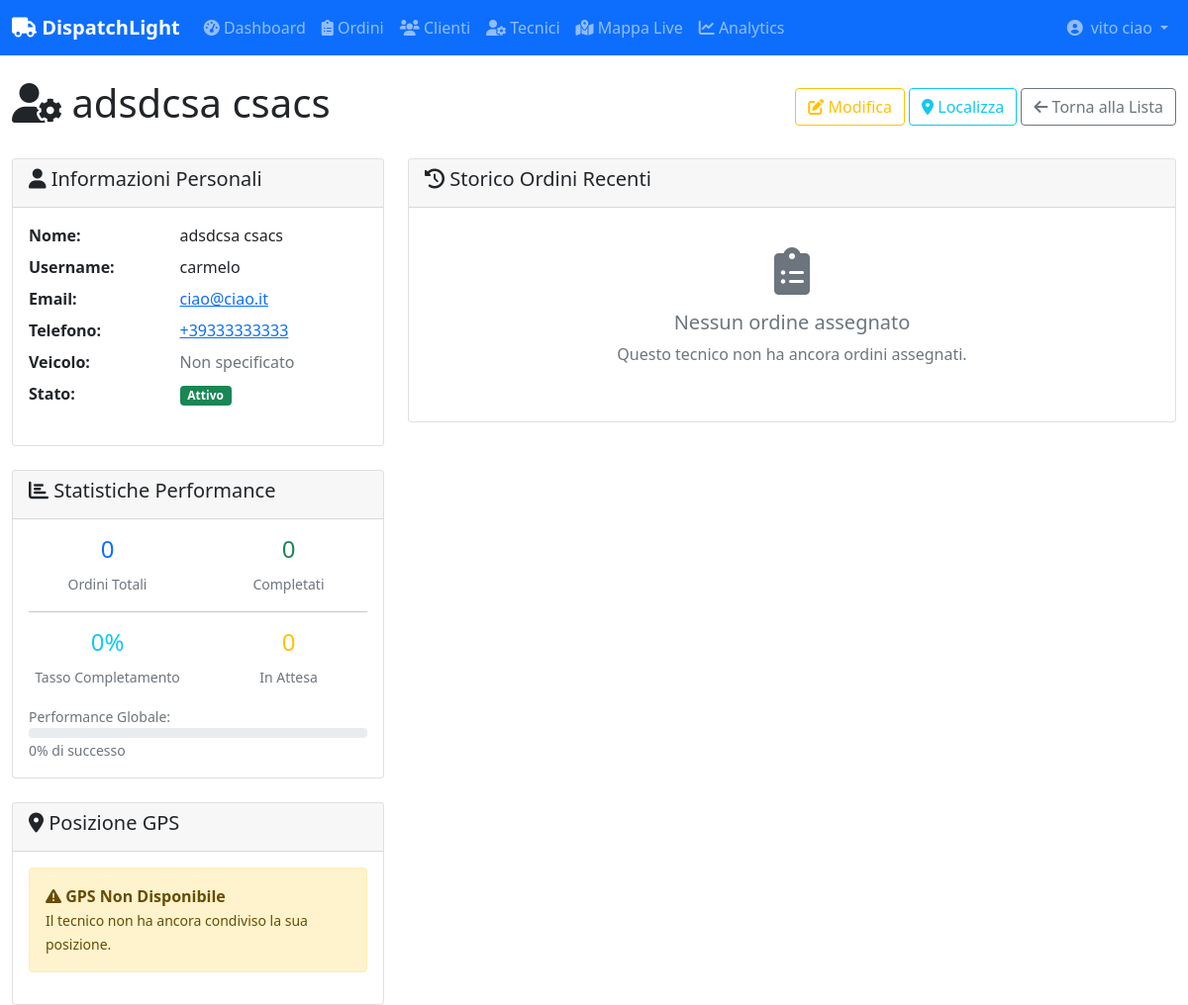
The page /technicians/7/ (signed in) on the database as committed earlier.
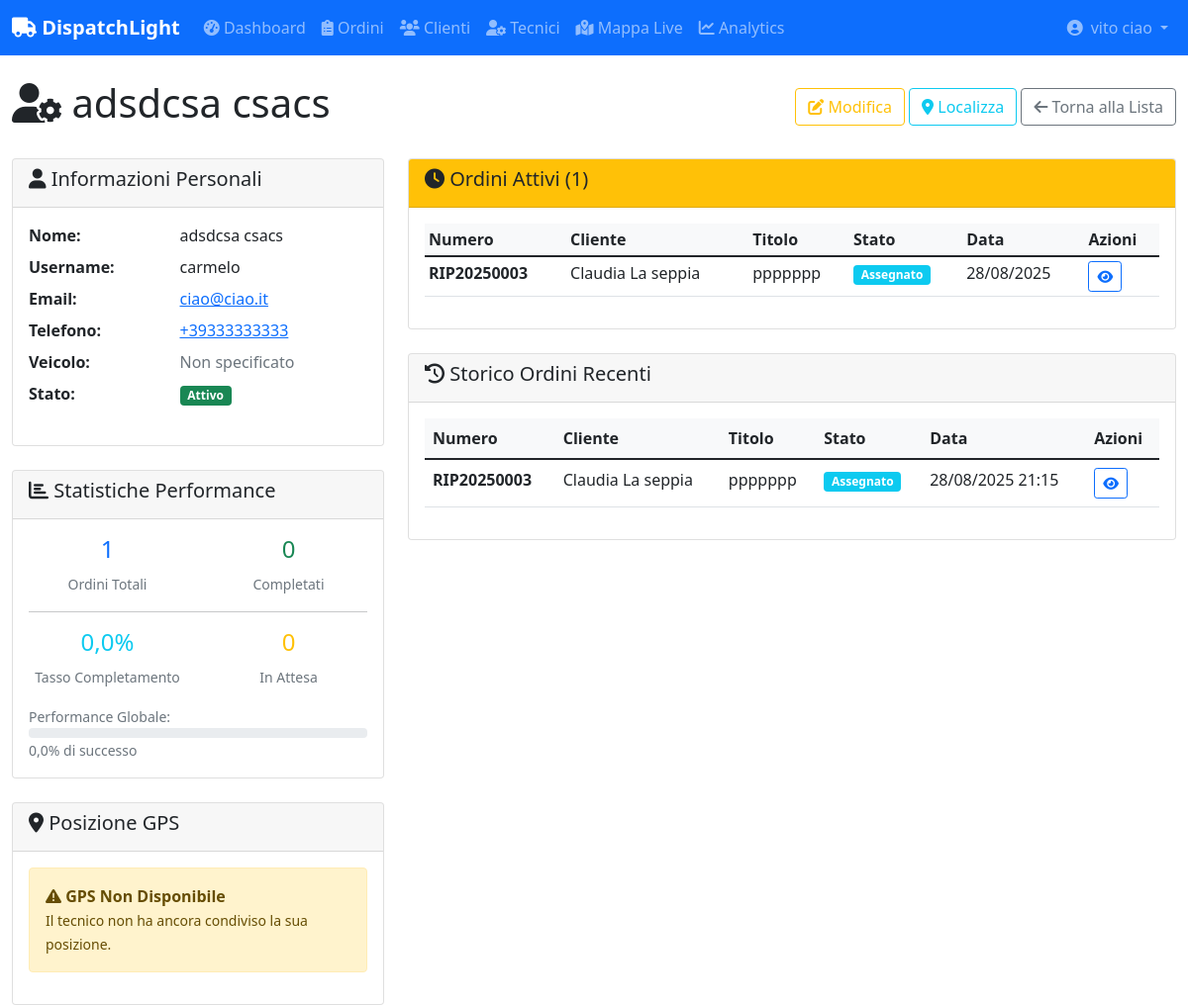
The same page on the database as committed later.
### core/models.py (models this page shows, shortened)
class WorkOrder(models.Model):
    STATUS_CHOICES = [
        ('PENDING', 'Da Assegnare'),
        ('ASSIGNED', 'Assegnato'),
        ('EN_ROUTE', 'In Viaggio'),
        ('ON_SITE', 'Sul Posto'),
        ('COMPLETED', 'Completato'),
        ('CANCELLED', 'Annullato'),
    ]
    PRIORITY_CHOICES = [
        ('LOW', 'Bassa'),
        ('NORMAL', 'Normale'),
        ('HIGH', 'Alta'),
        ('URGENT', 'Urgente'),
    ]
    id = models.UUIDField(primary_key=True, default=uuid.uuid4, editable=False)
    order_number = models.CharField(max_length=20, unique=True)
    company = models.ForeignKey(Company, on_delete=models.CASCADE, related_name='work_orders')
    customer = models.ForeignKey(Customer, on_delete=models.CASCADE, related_name='work_orders')
    technician = models.ForeignKey(Technician, on_delete=models.SET_NULL, blank=True, null=True, related_name='work_orders')
    service_type = models.ForeignKey(ServiceType, on_delete=models.SET_NULL, blank=True, null=True)
    title = models.CharField(max_length=200)
    description = models.TextField()
    status = models.CharField(max_length=20, choices=STATUS_CHOICES, default='PENDING')
    priority = models.CharField(max_length=10, choices=PRIORITY_CHOICES, default='NORMAL')
    scheduled_date = models.DateTimeField(blank=True, null=True)
    estimated_duration_minutes = models.PositiveIntegerField(default=60)
    created_at = models.DateTimeField(auto_now_add=True)
    assigned_at = models.DateTimeField(blank=True, null=True)
    started_at = models.DateTimeField(blank=True, null=True)  # Quando il tecnico arriva
    completed_at = models.DateTimeField(blank=True, null=True)
    service_address = models.TextField()
    service_latitude = models.DecimalField(max_digits=10, decimal_places=8, blank=True, null=True)
    service_longitude = models.DecimalField(max_digits=11, decimal_places=8, blank=True, null=True)
    technician_notes = models.TextField(blank=True, null=True)
    work_performed = models.TextField(blank=True, null=True)
    materials_used = models.TextField(blank=True, null=True)
    estimated_price = models.DecimalField(max_digits=10, decimal_places=2, blank=True, null=True)
    final_price = models.DecimalField(max_digits=10, decimal_places=2, blank=True, null=True)
    class Meta:
        ordering = ['-created_at']

class Customer(models.Model):
    company = models.ForeignKey(Company, on_delete=models.CASCADE, related_name='customers')
    name = models.CharField(max_length=200)
    phone = PhoneNumberField()
    email = models.EmailField(blank=True, null=True)
    address = models.TextField()
    latitude = models.DecimalField(max_digits=10, decimal_places=8, blank=True, null=True)
    longitude = models.DecimalField(max_digits=11, decimal_places=8, blank=True, null=True)
    notes = models.TextField(blank=True, null=True)
    created_at = models.DateTimeField(auto_now_add=True)

### core/views.py (the view)
# urls.py: path('technicians/<int:pk>/', views.TechnicianDetailView.as_view(), name='technician_detail'),
class TechnicianDetailView(LoginRequiredMixin, DetailView):
    model = Technician
    template_name = 'core/technician_detail.html'
    context_object_name = 'technician'
    def get_queryset(self):
        company = get_user_company(self.request.user)
        if company:
            return Technician.objects.filter(company=company)
        return Technician.objects.none()
    def get_context_data(self, **kwargs):
        context = super().get_context_data(**kwargs)
        context['recent_orders'] = self.object.work_orders.order_by('-created_at')[:10]
        context['active_orders'] = self.object.work_orders.exclude(
            status__in=['COMPLETED', 'CANCELLED']
        ).order_by('-created_at')
        total_orders = self.object.work_orders.count()
        completed_orders = self.object.work_orders.filter(status='COMPLETED').count()
        completion_rate = (completed_orders / total_orders * 100) if total_orders > 0 else 0
        context.update({
            'total_orders': total_orders,
            'completed_orders': completed_orders,
            'completion_rate': round(completion_rate, 1),
            'pending_orders': self.object.work_orders.filter(status='PENDING').count(),
        })
        return context

### core/views.py (called while the page is built)
def get_user_company(user):
    try:
        return user.owned_companies.first() or \
               Technician.objects.get(user=user).company
    except:
        return None

### templates/core/technician_detail.html (shortened to what the changed rows need)
{% extends 'base.html' %}
{% block content %}
<div class="row">
    <div class="col-12">
        <div class="d-flex justify-content-between align-items-center mb-4">
            <h1><i class="fas fa-user-cog"></i> {{ technician.user.get_full_name }}</h1>
        </div>
    </div>
</div>
<div class="row">
    <div class="col-lg-4">
        <div class="card mt-4">
            <div class="card-body">
                <div class="row text-center">
                    <div class="col-6">
                        <h4 class="text-primary">{{ total_orders }}</h4>
                        <small class="text-muted">Ordini Totali</small>
                    </div>
                </div>
                <div class="row text-center">
                    <div class="col-6">
                        <h4 class="text-info">{{ completion_rate }}%</h4>
                        <small class="text-muted">Tasso Completamento</small>
                    </div>
                </div>
                <div class="mt-3">
                    <label class="small text-muted">Performance Globale:</label>
                    <div class="progress" style="height: 10px;">
                    </div>
                    <small class="text-muted">{{ completion_rate }}% di successo</small>
                </div>
            </div>
        </div>
    </div>
    <div class="col-lg-8">
        {% if active_orders %}
        <div class="card mb-4">
            <div class="card-header bg-warning text-dark">
                <h5><i class="fas fa-clock"></i> Ordini Attivi ({{ active_orders|length }})</h5>
            </div>
            <div class="card-body">
                <div class="table-responsive">
                    <table class="table table-sm table-hover">
                        <thead>
                            <tr>
                                <th>Numero</th>
                                <th>Cliente</th>
                                <th>Titolo</th>
                                <th>Stato</th>
                                <th>Data</th>
                                <th>Azioni</th>
                            </tr>
                        </thead>
                        <tbody>
                            {% for order in active_orders %}
                            <tr>
                                <td><strong>{{ order.order_number }}</strong></td>
                                <td>{{ order.customer.name }}</td>
                                <td>{{ order.title|truncatechars:30 }}</td>
                                <td>
                                    {% if order.status == 'PENDING' %}
                                        <span class="badge bg-warning">Da Assegnare</span>
                                    {% elif order.status == 'ASSIGNED' %}
                                        <span class="badge bg-info">Assegnato</span>
                                    {% elif order.status == 'EN_ROUTE' %}
                                        <span class="badge bg-primary">In Viaggio</span>
                                    {% elif order.status == 'ON_SITE' %}
                                        <span class="badge bg-secondary">Sul Posto</span>
                                    {% endif %}
                                </td>
                                <td>{{ order.created_at|date:"d/m/Y" }}</td>
                                <td>
                                    <a href="{% url 'core:order_detail' order.pk %}" class="btn btn-sm btn-outline-primary">
                                        <i class="fas fa-eye"></i>
                                    </a>
                                </td>
                            </tr>
                            {% endfor %}
                        </tbody>
                    </table>
                </div>
            </div>
        </div>
        {% endif %}
        <div class="card">
            <div class="card-body">
                {% if recent_orders %}
                <div class="table-responsive">
                    <table class="table table-hover">
                        <thead>
                            <tr>
                                <th>Numero</th>
                                <th>Cliente</th>
                                <th>Titolo</th>
                                <th>Stato</th>
                                <th>Data</th>
                                <th>Azioni</th>
                            </tr>
                        </thead>
                        <tbody>
                            {% for order in recent_orders %}
                            <tr>
                                <td><strong>{{ order.order_number }}</strong></td>
                                <td>{{ order.customer.name }}</td>
                                <td>{{ order.title|truncatechars:40 }}</td>
                                <td>
                                    {% if order.status == 'PENDING' %}
                                        <span class="badge bg-warning">Da Assegnare</span>
                                    {% elif order.status == 'ASSIGNED' %}
                                        <span class="badge bg-info">Assegnato</span>
                                    {% elif order.status == 'EN_ROUTE' %}
                                        <span class="badge bg-primary">In Viaggio</span>
                                    {% elif order.status == 'ON_SITE' %}
                                        <span class="badge bg-secondary">Sul Posto</span>
                                    {% elif order.status == 'COMPLETED' %}
                                        <span class="badge bg-success">Completato</span>
                                    {% elif order.status == 'CANCELLED' %}
                                        <span class="badge bg-danger">Annullato</span>
                                    {% endif %}
                                </td>
                                <td>{{ order.created_at|date:"d/m/Y H:i" }}</td>
                                <td>
                                    <a href="{% url 'core:order_detail' order.pk %}" class="btn btn-sm btn-outline-primary">
                                        <i class="fas fa-eye"></i>
                                    </a>
                                </td>
                            </tr>
                            {% endfor %}
                        </tbody>
                    </table>
                </div>
                {% else %}
                <div class="text-center py-4">
                    <i class="fas fa-clipboard-list fa-3x text-muted mb-3"></i>
                    <h5 class="text-muted">Nessun ordine assegnato</h5>
                    <p class="text-muted">Questo tecnico non ha ancora ordini assegnati.</p>
                </div>
                {% endif %}
            </div>
        </div>
    </div>
</div>
{% endblock %}

Rows that differ between the two databases and show on the page:
added WorkOrder: order_number "RIP20250003", customer.name "Claudia La seppia", title "ppppppp", status "Assegnato", created_at "28/08/2025", created_at "28/08/2025 21:15"
Other text that changed with them:
{{ total_orders }}: "0" → "1"
{{ completion_rate }}: "0" → "0,0"
{{ active_orders|length }}: (not shown) → "1"
text no longer shown: "Nessun ordine assegnato Questo tecnico non ha ancora ordini assegnati."
text now shown: "Ordini Attivi ( ) Numero Cliente Titolo Stato Data Azioni Numero Cliente Titolo Stato Data Azioni"
